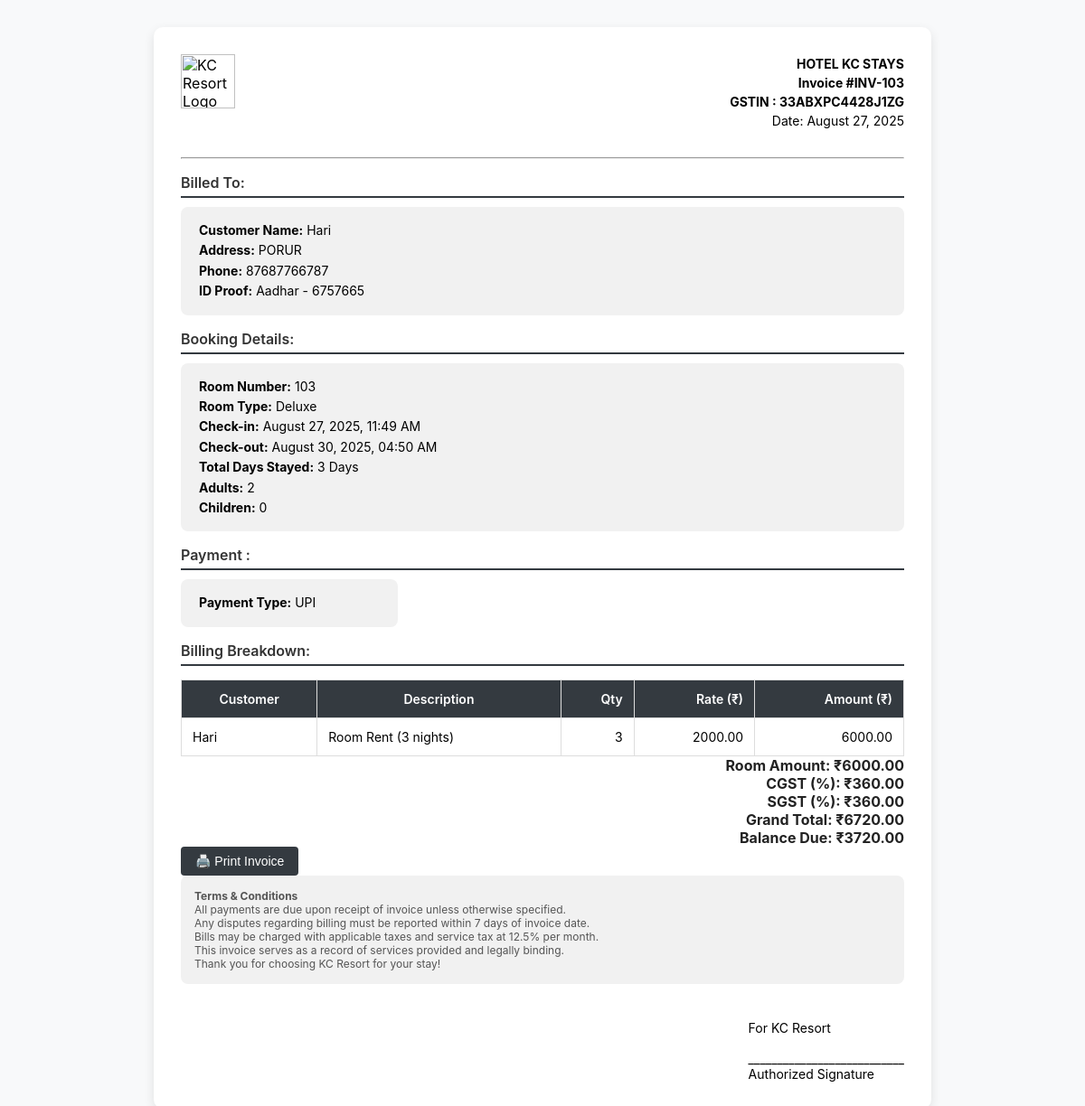
/invoices/3/, run on the app's committed database.
### booking/models.py (models this page shows, shortened)
class Booking(models.Model):
    STATUS_CHOICES = [
        ('booked', 'Booked'),
        ('pre-booked', 'Pre-Booked'),
        ('completed', 'Completed'),
    ]
    PAYMENT_CHOICES = [
        ('upi', 'UPI'),
        ('cash', 'Cash'),
        ('card', 'Card'),
    ]
    PAYMENT_STATUS_CHOICES = [
        ('paid', 'Paid'),
        ('pending', 'Pending'),
        ('cancelled', 'Cancelled'),
    ]
    customer_name = models.CharField(max_length=100)
    phone_number = models.CharField(max_length=15)
    address = models.TextField(blank=True, null=True)
    document_type = models.CharField(
        max_length=50,
        choices=[('Aadhar', 'Aadhar'), ('License', 'License'), ('PAN', 'PAN')],
        default='Aadhar'
    )
    document_number = models.CharField(max_length=50)
    room = models.ForeignKey(Room, on_delete=models.CASCADE)
    adults = models.PositiveIntegerField(default=1)
    children = models.PositiveIntegerField(default=0)
    status = models.CharField(max_length=20, choices=STATUS_CHOICES, default='booked')
    checkin_datetime = models.DateTimeField(default=now)
    checkout_datetime = models.DateTimeField(blank=True, null=True)
    payment_type = models.CharField(max_length=10, choices=PAYMENT_CHOICES, default='cash')
    payment_status = models.CharField(max_length=10, choices=PAYMENT_STATUS_CHOICES, default='pending')
    apply_gst = models.BooleanField(default=False)
    price = models.DecimalField(max_digits=10, decimal_places=2, default=0)  # final total price
    cgst_amount = models.DecimalField(max_digits=10, decimal_places=2, default=0)
    sgst_amount = models.DecimalField(max_digits=10, decimal_places=2, default=0)
    amount_paid = models.DecimalField(max_digits=10, decimal_places=2, default=0)
    invoice_number = models.CharField(max_length=20, unique=True, blank=True, null=True)
    created_at = models.DateTimeField(auto_now_add=True)

### rooms/models.py (models this page shows, shortened)
class Room(models.Model):
    ROOM_TYPE_CHOICES = [
        ('Standard', 'Standard'),
        ('Deluxe', 'Deluxe'),
        ('Suite', 'Suite'),
    ]
    AC_CHOICES = [
        ('AC', 'A/C'),
        ('Non-AC', 'Non A/C'),
    ]
    STATUS_CHOICES = [
        ('Available', 'Available'),
        ('Occupied', 'Occupied'),
        ('Maintenance', 'Maintenance'),
    ]
    room_number = models.CharField(max_length=10, unique=True)
    room_type = models.CharField(max_length=20, choices=ROOM_TYPE_CHOICES)
    ac_type = models.CharField(max_length=10, choices=AC_CHOICES, default='Non-AC')
    floor = models.ForeignKey(Floor, on_delete=models.SET_NULL, null=True, default=None)
    price = models.DecimalField(max_digits=10, decimal_places=2)
    status = models.CharField(max_length=20, choices=STATUS_CHOICES, default='Available')

### invoices/views.py (the view)
# urls.py: path('<int:booking_id>/', views.invoice_detail, name='invoice_detail'),
def invoice_detail(request, booking_id):
    booking = get_object_or_404(Booking, pk=booking_id)
    if booking.checkout_datetime and booking.checkin_datetime:
        delta = booking.checkout_datetime.date() - booking.checkin_datetime.date()
        total_days = delta.days if delta.days > 0 else 1
    else:
        total_days = 1
    room_price = booking.room.price  # per day
    room_amount = room_price * total_days
    gst_rate = 12 if room_amount < 7000 else 18
    cgst_amount = (room_amount * gst_rate / 2) / 100
    sgst_amount = (room_amount * gst_rate / 2) / 100
    grand_total = room_amount + cgst_amount + sgst_amount
    amount_paid = booking.amount_paid or Decimal('0.00')
    balance_due = max(grand_total - amount_paid, Decimal('0.00'))
    return render(request, 'invoices/invoice_detail.html', {
        'booking': booking,
        'total_days': total_days,
        'room_price': room_price,
        'room_amount': room_amount,
        'gst_rate': gst_rate,
        'cgst_amount': cgst_amount,
        'sgst_amount': sgst_amount,
        'grand_total': grand_total,
        'payment_type': booking.payment_type,
        'invoice_number': booking.invoice_number,
        'amount_paid': amount_paid,
        'balance_due': balance_due,
    })

### invoices/templates/invoices/invoice_detail.html (shortened to what this page needs)
{% block content %}
<div class="main-wrapper">
  <div class="content">
    <div class="container">
      <div class="header d-flex justify-content-between align-items-start mb-4">
        <div><img src="https://upload.wikimedia.org/wikipedia/commons/thumb/6/6b/Heart_corazón.svg/768px-Heart_corazón.svg.png" alt="KC Resort Logo"></div>
        <div class="info text-end">
          <strong>HOTEL KC STAYS</strong><br>
          <strong>Invoice #{{ booking.invoice_number }}</strong><br>
          <strong>GSTIN : 33ABXPC4428J1ZG</strong><br>
          Date: {{ booking.created_at|date:"F d, Y" }}
        </div>
      </div>
      <hr>
      <div class="section mb-4">
        <h3>Billed To:</h3>
        <div class="box">
          <strong>Customer Name:</strong> {{ booking.customer_name }}<br>
          <strong>Address:</strong> {{ booking.address|linebreaksbr }}<br>
          <strong>Phone:</strong> {{ booking.phone_number }}<br>
          <strong>ID Proof:</strong> {{ booking.document_type }} - {{ booking.document_number }}
        </div>
      </div>
      <div class="section mb-4">
        <h3>Booking Details:</h3>
        <div class="box">
          <strong>Room Number:</strong> {{ booking.room.room_number }}<br>
          <strong>Room Type:</strong> {{ booking.room.room_type }}<br>
          <strong>Check-in:</strong> {{ booking.checkin_datetime|date:"F d, Y, H:i A" }}<br>
          <strong>Check-out:</strong> {% if booking.checkout_datetime %}{{ booking.checkout_datetime|date:"F d, Y, H:i A" }}{% else %}-{% endif %}<br>
          <strong>Total Days Stayed:</strong> {{ total_days }} Day{% if total_days != 1 %}s{% endif %}<br>
          <strong>Adults:</strong> {{ booking.adults }}<br>
          <strong>Children:</strong> {{ booking.children }}
        </div>
      </div>
      <div class="section mb-4">
        <h3>Payment :</h3>
        <div class="box" style="max-width: 200px;">
          <strong>Payment Type:</strong> {{ booking.payment_type|upper }}
        </div>
      </div>
      <div class="section mb-4">
        <h3>Billing Breakdown:</h3>
        <table>
          <thead>
            <tr>
              <th>Customer</th>
              <th>Description</th>
              <th>Qty</th>
              <th>Rate (₹)</th>
              <th>Amount (₹)</th>
            </tr>
          </thead>
          <tbody>
            <tr>
              <td>{{ booking.customer_name }}</td>
              <td>Room Rent ({{ total_days }} night{% if total_days != 1 %}s{% endif %})</td>
              <td>{{ total_days }}</td>
              <td>{{ room_price|floatformat:2 }}</td>
              <td>{{ room_amount|floatformat:2 }}</td>
            </tr>
          </tbody>
        </table>
      </div>
      <div class="totals mb-4">
        Room Amount: ₹{{ room_amount|floatformat:2 }}<br>
        {% if booking.apply_gst %}
          CGST ({{ cgst_rate }}%): ₹{{ cgst_amount|floatformat:2 }}<br>
          SGST ({{ sgst_rate }}%): ₹{{ sgst_amount|floatformat:2 }}<br>
        {% endif %}
        <strong>Grand Total: ₹{{ grand_total|floatformat:2 }}</strong><br>
        <strong>Balance Due: ₹{{ balance_due|floatformat:2 }}</strong>
      </div>
      <div class="buttons mb-4">
        <button onclick="window.print()">🖨️ Print Invoice</button>
      </div>
      <div class="terms mb-4">
        <strong>Terms & Conditions</strong><br>
        All payments are due upon receipt of invoice unless otherwise specified.<br>
        Any disputes regarding billing must be reported within 7 days of invoice date.<br>
        Bills may be charged with applicable taxes and service tax at 12.5% per month.<br>
        This invoice serves as a record of services provided and legally binding.<br>
        Thank you for choosing KC Resort for your stay!
      </div>
      <div class="signature">
        For KC Resort<br><br>
        ___________________________<br>
        Authorized Signature
      </div>
    </div>
  </div>
</div>
{% endblock %}

### invoices/templates/invoices/invoice_detail.html (style rules this page uses)
.container { max-width: 800px; margin: 30px auto; background: #fff; padding: 30px; border-radius: 10px; box-shadow: 0 4px 12px rgba(0,0,0,0.1); }
.header { display: flex; justify-content: space-between; align-items: start; margin-bottom: 30px; }
.header img { width: 60px; }
.header .info { text-align: right; font-size: 14px; line-height: 1.5; }
.section h3 { margin-bottom: 10px; color: #333; font-weight: 600; font-size: 16px; border-bottom: 2px solid #343a40; padding-bottom: 5px; }
.box { background: #f1f1f1; padding: 15px 20px; border-radius: 8px; font-size: 14px; line-height: 1.6; }
table { width: 100%; border-collapse: collapse; margin-top: 15px; font-size: 14px; }
th, td { border: 1px solid #ddd; padding: 12px; }
th { background: #343a40; color: #fff; font-weight: 600; }
td:nth-child(n+3), th:nth-child(n+3) { text-align: right; }
.totals { text-align: right; font-weight: bold; font-size: 16px; color: #222; }
.buttons button { padding: 8px 16px; margin-right: 10px; border: none; background: #343a40; color: white; border-radius: 4px; cursor: pointer; font-size: 14px; }
.terms { font-size: 12px; color: #555; background: #f1f1f1; padding: 15px; border-radius: 8px; text-align: justify; }
.signature { margin-top: 40px; font-size: 14px; display: flex; flex-direction: column; align-items: flex-end; }

### data on the page
Booking: invoice_number "INV-103", created_at "August 27, 2025", customer_name "Hari", address "PORUR", phone_number "87687766787", document_type "Aadhar", document_number "6757665", room.room_number "103", room.room_type "Deluxe", checkin_datetime "August 27, 2025, 11:49 AM", checkout_datetime "August 30, 2025, 04:50 AM", adults "2", children "0", payment_type "UPI"
Room: price "2000.00"

### other printed values
{{ total_days }} "3"
{{ room_amount|floatformat:2 }} "6000.00"
{{ cgst_amount|floatformat:2 }} "360.00"
{{ sgst_amount|floatformat:2 }} "360.00"
{{ grand_total|floatformat:2 }} "6720.00"
{{ balance_due|floatformat:2 }} "3720.00"
